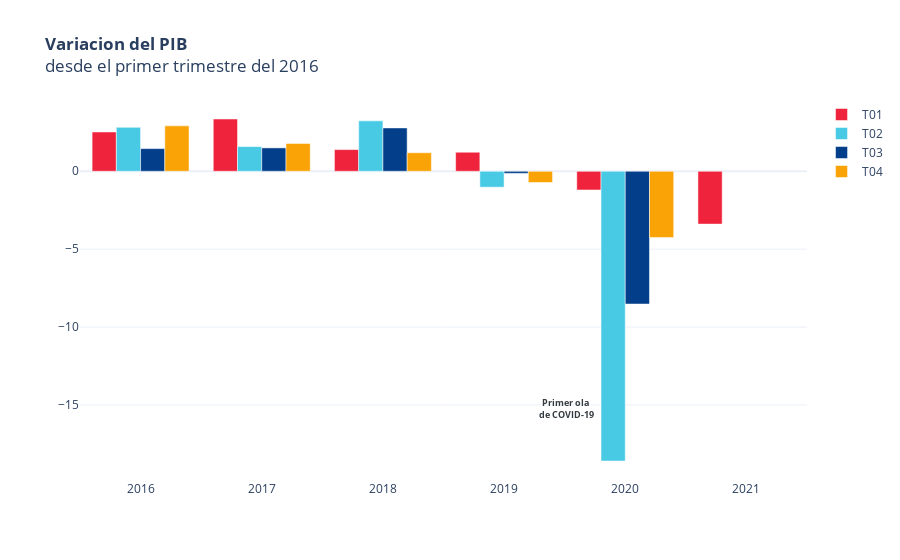

The notebook cell this image was saved under:
### Code cell
colors = [Rojo, Azul,  "#023e8a", Amarillo] 
template = 'plotly_white'
subtitle_color = "#adb5bd"

fig = go.Figure()

for i, t in enumerate(porcentaje.Trimestre.unique()):
    
    data = porcentaje[(porcentaje.Trimestre == t) & (porcentaje.Anio >= 2016)]
    fig.add_trace(go.Bar(x=data["Anio"], y=data["Producto Interno Bruto"],
                    marker_color=colors[i],
                    name='T' + t))

fig.update_layout(
    title=dict(
        text=f"<b>Variacion del PIB</b><br>desde el primer trimestre del 2016"
    ), template=template
)

fig.add_annotation(
    text=f"<b>Primer ola <br>de COVID-19",
    align='center',
    font=dict(
        size=9,
        color='#343a40'
    ),
    xref='paper', x=0.71, xanchor='auto',
    yref='paper', y=0.15, yanchor='auto',
    showarrow=False
)

fig.show()

### Figure 1 — Plotly figure (JSON) as saved in the notebook; plotly's stock layout.template omitted (floating-point values rounded to 4 significant figures)
{"data": [{"marker": {"color": "#ef233c"}, "name": "T01", "type": "bar", "x": [2016, 2017, 2018, 2019, 2020, 2021], "y": [2.523, 3.356, 1.392, 1.222, -1.201, -3.392]}, {"marker": {"color": "#48cae4"}, "name": "T02", "type": "bar", "x": [2016, 2017, 2018, 2019, 2020], "y": [2.821, 1.585, 3.237, -1.021, -18.6]}, {"marker": {"color": "#023e8a"}, "name": "T03", "type": "bar", "x": [2016, 2017, 2018, 2019, 2020], "y": [1.456, 1.502, 2.784, -0.1345, -8.522]}, {"marker": {"color": "#faa307"}, "name": "T04", "type": "bar", "x": [2016, 2017, 2018, 2019, 2020], "y": [2.915, 1.785, 1.19, -0.7185, -4.248]}], "layout": {"annotations": [{"align": "center", "font": {"color": "#343a40", "size": 9}, "showarrow": false, "text": "<b>Primer ola <br>de COVID-19", "x": 0.71, "xanchor": "auto", "xref": "paper", "y": 0.15, "yanchor": "auto", "yref": "paper"}], "autosize": true, "title": {"text": "<b>Variacion del PIB</b><br>desde el primer trimestre del 2016"}, "xaxis": {"autorange": true, "range": [2016.0, 2022.0], "type": "linear"}, "yaxis": {"autorange": true, "range": [-19.82, 4.575], "type": "linear"}}}
